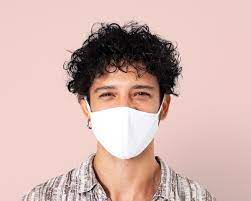
#> input picture mask_image.jpeg, 251 x 201 px
$ jupyter execute 'Face Mask Detection.ipynb'
#> lines starting #> are read from the running program, lines starting #| are printed output that depends on the picture; after the words box and inside, x2 and y2 are one past the last pixel; in counts of white or black regions, pixels touching at a corner belong together
### Face Mask Detection

[cell 1]
import cv2

# Load the mask cascade
mask_cascade = cv2.CascadeClassifier("mask_cascade.xml")

# Load the image
#img = cv2.imread("unmask_person.jpeg")
img = cv2.imread("mask_image.jpeg")
#> img is the input picture: shape (201, 251, 3); mean B, G, R 175.7, 180.3, 210.7
# Convert to grayscale
gray = cv2.cvtColor(img, cv2.COLOR_BGR2GRAY)
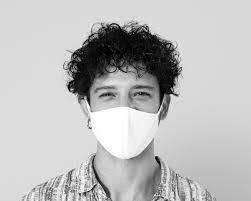
#> gray: shape (201, 251); min 0, max 255, mean 188.9

# Detect the faces with masks
masks = mask_cascade.detectMultiScale(gray, scaleFactor=1.1, minNeighbors=5)
#> masks = [[86, 97, 76, 76]]

# Draw the rectangle around each face with mask
for (x, y, w, h) in masks:
    cv2.rectangle(img, (x, y), (x + w, y + h), (0, 255, 0), 2)
#> this loop made 1 pass
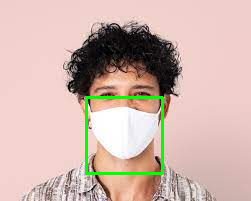
#> img: shape (201, 251, 3); 1.8% of pixels changed, all inside (x1, y1, x2, y2) = (85, 96, 164, 175)

# Display the output
cv2.imshow("Mask Detection", img)
cv2.waitKey(0)
cv2.destroyAllWindows()
